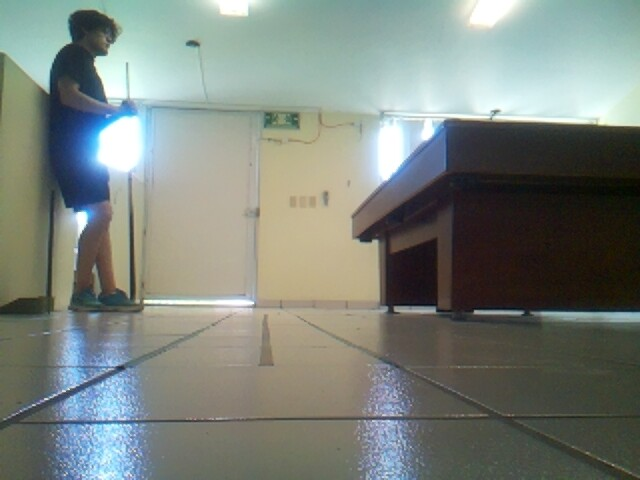
#> input picture Freenove_4WD_Smart_Car_Kit_for_Raspberry_Pi/Code/Server/image.jpg, 640 x 480 px; its folder holds only this picture in this run
$ python -i DistanceDetection2.py   (imports and definitions only)
#> lines starting #> are read from the running program, lines starting #| are printed output that depends on the picture; after the words box and inside, x2 and y2 are one past the last pixel; in counts of white or black regions, pixels touching at a corner belong together
#> further down, picture is the input picture: shape (480, 640, 3); mean B, G, R 124.2, 131.2, 123.7
import os
import time
import math
import threading
import argparse
import json
from pathlib import Path

# Set before importing/using VideoCapture where possible.
# These options reduce RTSP buffering/latency with OpenCV FFmpeg backend.
# [4 lines not run here, left out]

import cv2
import numpy as np
from flask import Flask, Response, jsonify, request

RTSP_URL = os.getenv(
    "RTSP_URL",
    "rtsp://oliversina135:12345678@10.0.7.12:554/stream1"
)

MIN_AREA = int(os.getenv("MIN_AREA", "300"))
TARGET_FPS = float(os.getenv("TARGET_FPS", "30"))
PROCESS_WIDTH = int(os.getenv("PROCESS_WIDTH", "0"))  # 0 disables resize
JPEG_QUALITY = int(os.getenv("JPEG_QUALITY", "95"))
DEFAULT_CALIBRATION_DISTANCE = 100.0
CALIBRATION_FILE = Path(
    os.getenv(
        "CALIBRATION_FILE",
        Path.home() / ".local" / "share" / "distance_detection2" / "calibration.json",
    )
)

# [1 line not run here, left out]
calibration = None
clicked_points = []
calibration_lock = threading.Lock()
calibration_mode = False

COLORS = {
    # HSV ranges tuned from rosa.png (#e8428c) and verde.png (#679341).
    "pink": [
        ((160, 100, 100), (175, 255, 255)),
    ],
    "green": [
        ((38, 70, 70), (55, 255, 255)),
        ((38, 49, 87), (54, 189, 227))
    ],
}

DRAW_COLOR = (255, 255, 255)
CALIBRATION_COLOR = (255, 0, 0)


class HomographyCalibration:
    """Maps four user-selected image corners onto a measured rectangle."""

    # [48 lines left out: functions __init__, GetTransform, Distance, TryInitialize, not called in this run]

    def GetCachedTransform(self):
        return self.transform, self.ordered_corners


# [46 lines left out: functions SaveCalibration, LoadCalibration, OrderRectangleCorners, not called in this run]


class LatestFrameGrabber:
    """Continuously grabs frames and keeps only the newest one.

    This prevents the app from falling behind a buffered RTSP stream.
    """

    def __init__(self, url):
        self.url = url
        self.frame = None
        self.lock = threading.Lock()
        self.running = False
        self.thread = None
        self.last_capture_time = 0.0

    # [39 lines left out: functions Start, OpenCapture, Loop, GetLatest, not called in this run]


class ProcessedJpegWorker:
    """Processes the newest captured frame at TARGET_FPS and stores JPEG bytes."""

    def __init__(self, grabber):
        self.grabber = grabber
        self.jpeg = None
        self.lock = threading.Lock()
        self.running = False
        self.thread = None
        self.processing_fps = 0.0

    # [54 lines left out: functions Start, Loop, not called in this run]

    def GetJPEG(self):
        with self.lock:
            return self.jpeg


# [11 lines left out: function ResizeForProcessing, not called in this run]


def BuildColorMask(hsv, ranges):
    mask_total = None

    for lower, upper in ranges:
        lower = np.array(lower, dtype=np.uint8)
        upper = np.array(upper, dtype=np.uint8)
        mask = cv2.inRange(hsv, lower, upper)
        mask_total = mask if mask_total is None else cv2.bitwise_or(mask_total, mask)

    kernel = np.ones((5, 5), np.uint8)
    mask_total = cv2.erode(mask_total, kernel, iterations=1)
    mask_total = cv2.dilate(mask_total, kernel, iterations=2)
    return mask_total


def FindBlobCenters(hsv, ranges):
    mask_total = BuildColorMask(hsv, ranges)

    contours, _ = cv2.findContours(
        mask_total,
        cv2.RETR_EXTERNAL,
        cv2.CHAIN_APPROX_SIMPLE,
    )

    centers = []
    for contour in contours:
        area = cv2.contourArea(contour)
        if area < MIN_AREA:
            continue

        moments = cv2.moments(contour)
        if moments["m00"] == 0:
            continue

        cx = int(moments["m10"] / moments["m00"])
        cy = int(moments["m01"] / moments["m00"])
        centers.append((cx, cy, area))

    return sorted(centers, key=lambda item: item[2], reverse=True)


def FindBlobCenter(hsv, ranges):
    centers = FindBlobCenters(hsv, ranges)
    return centers[0] if centers else None


# [5 lines left out: function DistancePixels, not called in this run]


def ProcessFrame(frame):
    hsv = cv2.cvtColor(frame, cv2.COLOR_BGR2HSV)
#> hsv: shape (480, 640, 3); mean H, S, V 57.4, 52.9, 137.9
    positions = {}

    with calibration_lock:
        active_calibration = calibration
        points_to_draw = list(clicked_points)

    transform = None
    ordered_corners = None
    if active_calibration is not None:
        transform, ordered_corners = active_calibration.GetCachedTransform()

    if transform is not None:
        status_text = "calibration: active"
    elif len(points_to_draw) == 4:
        status_text = "calibration: enter side lengths and apply"
    else:
        status_text = f"calibration: click corner {len(points_to_draw) + 1} of 4"

    click_names = ("top-left", "top-right", "bottom-right", "bottom-left")
    for index, point in enumerate(points_to_draw):
        cv2.circle(frame, point, 10, CALIBRATION_COLOR, 2)
        cv2.putText(
            frame,
            click_names[index],
            (point[0] + 12, point[1] - 10),
            cv2.FONT_HERSHEY_SIMPLEX,
            0.6,
            CALIBRATION_COLOR,
            2,
        )

    if ordered_corners is not None:
        polygon = ordered_corners.astype(np.int32).reshape((-1, 1, 2))
        cv2.polylines(frame, [polygon], True, CALIBRATION_COLOR, 2)
        corner_names = ("top-left", "top-right", "bottom-right", "bottom-left")
        for index, point in enumerate(ordered_corners.astype(np.int32), start=1):
            point_tuple = tuple(point)
            cv2.circle(frame, point_tuple, 10, CALIBRATION_COLOR, 2)
            cv2.putText(
                frame,
                corner_names[index - 1],
                (point_tuple[0] + 12, point_tuple[1] - 10),
                cv2.FONT_HERSHEY_SIMPLEX,
                0.6,
                CALIBRATION_COLOR,
                2,
            )

        edge_lengths = (
            active_calibration.width,
            active_calibration.height,
            active_calibration.width,
            active_calibration.height,
        )
        ordered_points = ordered_corners.astype(np.int32)
        for index, edge_length in enumerate(edge_lengths):
            point_a = ordered_points[index]
            point_b = ordered_points[(index + 1) % 4]
            midpoint = ((point_a + point_b) / 2).astype(int)
            cv2.putText(
                frame,
                f"{edge_length:g} {active_calibration.unit}",
                tuple(midpoint),
                cv2.FONT_HERSHEY_SIMPLEX,
                0.6,
                CALIBRATION_COLOR,
                2,
            )

    cv2.putText(
        frame,
        status_text,
        (20, 30),
        cv2.FONT_HERSHEY_SIMPLEX,
        0.7,
        CALIBRATION_COLOR,
        2,
    )
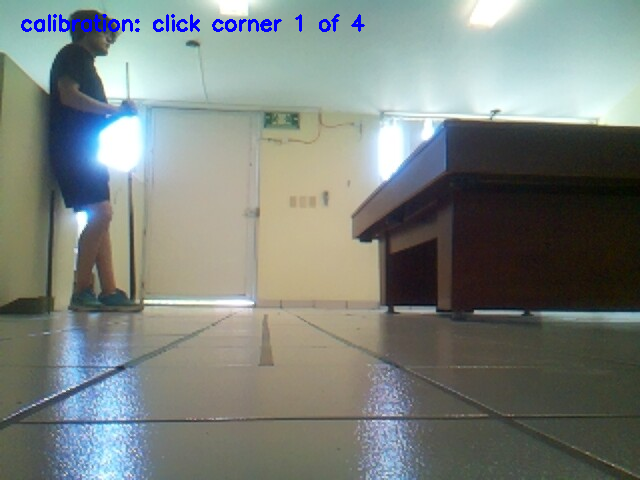
#> frame: shape (480, 640, 3); 0.65% of pixels changed, all inside (x1, y1, x2, y2) = (21, 14, 365, 32)

    for color_name, ranges in COLORS.items():
        result = FindBlobCenter(hsv, ranges)

        if result is not None:
            cx, cy, area = result
            positions[color_name] = (cx, cy)

            cv2.circle(frame, (cx, cy), 12, DRAW_COLOR, 2)
            cv2.putText(
                frame,
                f"{color_name}: ({cx},{cy}) area={int(area)}",
                (cx + 15, cy),
                cv2.FONT_HERSHEY_SIMPLEX,
                0.6,
                DRAW_COLOR,
                2,
            )
#> this loop made 2 passes
#> (cx, cy, area) on pass 2: (19, 90, 1712.5)
#> pass 2, in BuildColorMask (call 2), `mask_total = cv2.erode(mask_total, kernel, iterations=1)`:
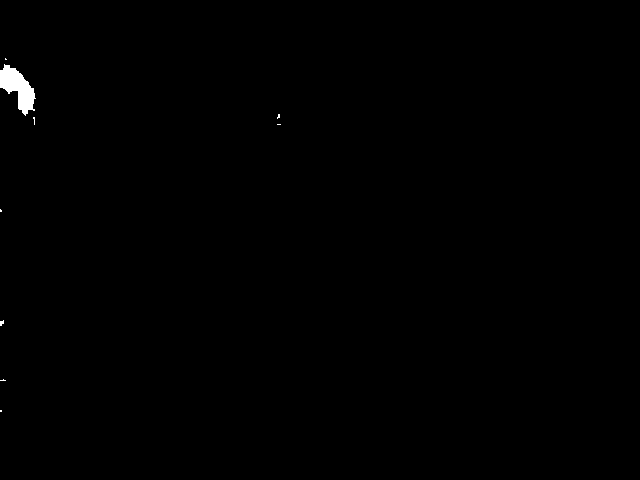
#> mask_total: shape (480, 640); 0.32% white; 9 white regions (8 under 20 px), largest, box (x1, y1, x2, y2) and area: (0, 64, 36, 116) 926
#> pass 2, in BuildColorMask (call 2), `mask_total = cv2.dilate(mask_total, kernel, iterations=2)`:
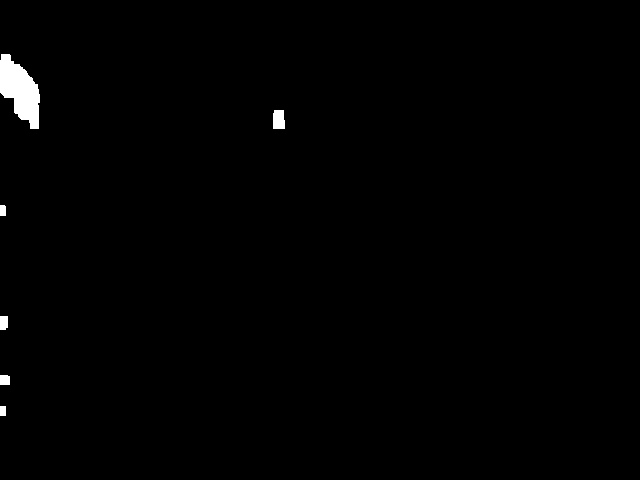
#> mask_total: shape (480, 640); 0.77% white; 6 white regions, box (x1, y1, x2, y2) and area: (0, 54, 40, 129) 1811, (273, 110, 285, 129) 215, (0, 316, 8, 330) 108, (0, 375, 10, 385) 98, (0, 205, 6, 216) 65, (0, 406, 6, 416) 60
#> after the loop:
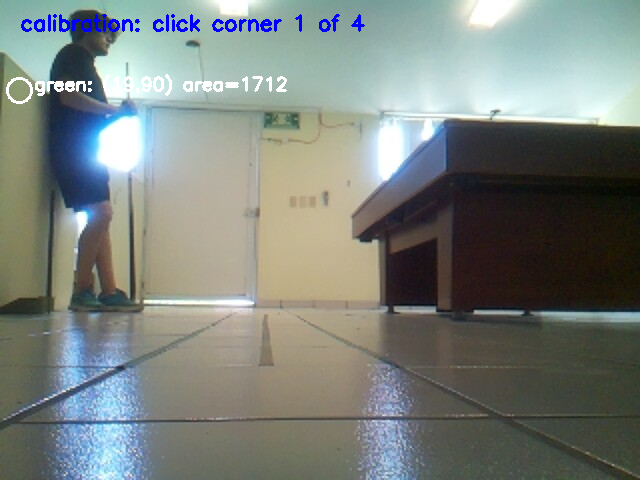
#> frame: shape (480, 640, 3); 0.6% of pixels changed, all inside (x1, y1, x2, y2) = (6, 74, 287, 104)
#> after the loop, positions = {'green': (19, 90)}

    names = sorted(positions.keys())
#> names = ['green']
    y_text = 60

    for i in range(len(names)):
        for j in range(i + 1, len(names)):
            name_a = names[i]
            name_b = names[j]
            p1 = positions[name_a]
            p2 = positions[name_b]
            cv2.line(frame, p1, p2, DRAW_COLOR, 2)

            mid_x = int((p1[0] + p2[0]) / 2)
            mid_y = int((p1[1] + p2[1]) / 2)
            is_green_pink_pair = {name_a, name_b} == {"green", "pink"}

            if active_calibration is not None and transform is not None and is_green_pink_pair:
                real_distance = active_calibration.Distance(transform, p1, p2)
                distance_label = (
                    f"{name_a}-{name_b}: {real_distance:.2f} {active_calibration.unit}"
                )
            elif is_green_pink_pair:
                distance_label = f"{name_a}-{name_b}: calibration needed"
            else:
                continue

            cv2.putText(
                frame,
                distance_label,
                (mid_x, mid_y),
                cv2.FONT_HERSHEY_SIMPLEX,
                0.7,
                DRAW_COLOR,
                2,
            )

            cv2.putText(
                frame,
                distance_label,
                (20, y_text),
                cv2.FONT_HERSHEY_SIMPLEX,
                0.7,
                DRAW_COLOR,
                2,
            )
            y_text += 30
#> this loop made 1 pass
#> after the loop, y_text = 60

    return frame


grabber = LatestFrameGrabber(RTSP_URL)
worker = ProcessedJpegWorker(grabber)


# [20 lines left out: functions PositiveDistance, CalibrationState, not called in this run]


# [3 lines that did not run here, left out]


# [16 lines that did not run here, left out]


# [28 lines that did not run here, left out]


# [9 lines that did not run here, left out]


def GenerateFrames():
    worker.Start()
    delay = 1.0 / max(TARGET_FPS, 1.0)

    while True:
        frame_bytes = worker.GetJPEG()

        if frame_bytes is None:
            time.sleep(0.05)
            continue

        yield (
            b"--frame\r\n"
            b"Content-Type: image/jpeg\r\n\r\n" +
            frame_bytes +
            b"\r\n"
        )
        time.sleep(delay)


# [107 lines that did not run here, left out]


# [6 lines that did not run here, left out]


# [25 lines not run here, left out]

>>> import cv2
>>> picture = cv2.imread('../Freenove_4WD_Smart_Car_Kit_for_Raspberry_Pi/Code/Server/image.jpg')
>>> result = ProcessFrame(picture)
